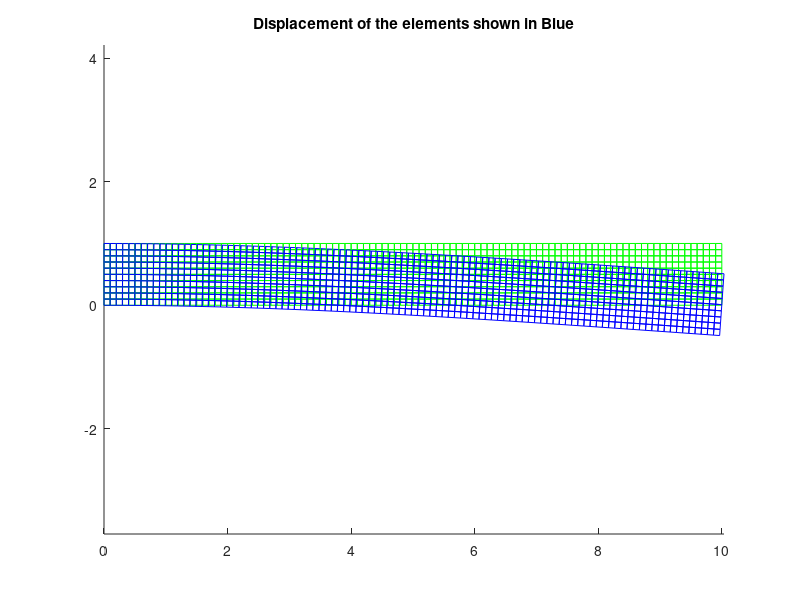
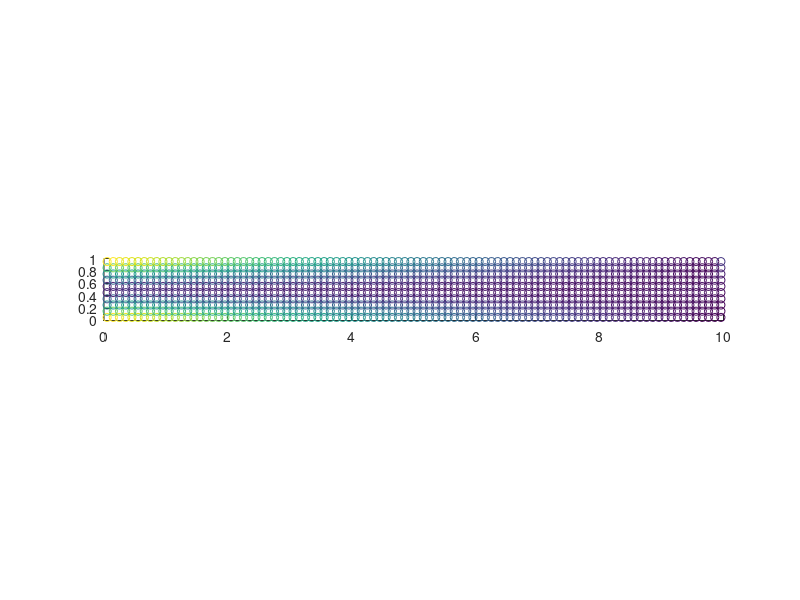

These figures' MATLAB source, in order: (Note: this script raises an error after producing the figures.)
% FEA
% Anthony G and Marus Yonder
% 
% Take home exam
% Problem #1 and 2

clear; clc;  close all
problem = 1;
a = 4; % in
d = 7.5; % in
L = 10; % in
t = 0.1; % in 
h = 1; % in

FappliedLoad = 0.25; % lb. 

% When plotting the diplaced elements, exaggerate the displacements by
% this scale
multiplierScale = 1000;

% Assume AISI 1020 Steel
% Material properties are from Solidworks material repository
E = 29007547; % psi,  Young's mod
v = 0.29; % Piossons ratio
% G = E/(2*(1+v));

% The density of the steel is given in the problem
density = 0.28; % lb/in^3

% Handle the problem 1 mapping between nodes and elements and node
% locations
if(problem ==1)
    % ==========================================================
    % ----------------------------------------------------------
    % Problem 1
    % ----------------------------------------------------------
    % ==========================================================
    
    
    nelx = 100; % Number of elements in the x direction
    nely = 10; % Number of elements in the y direction

  
    nn = (nelx+1)*(nely+1); % number of nodes
    ne = nelx*nely; % number of elements
    
    % ------------------------------------
    % -- Make a mapping between elements and global matrixes
    % ------------------------------------

    % IEN holds the node numbers for each element. 
    % Each row is a new element
    % The first column is element 1's global node number
    % Second column is elemnt 2's global node number
    %  and ....
    % 
    % Element nodes are as follows
    %
    %  4 ---- 3
    %  |      |
    %  |      |
    %  1 ---- 2
    %
    %
    % Let the x direction be the first dof and y direction the second
    %  
    %   y = 2
    %   /\
    %   |
    %   |
    %   *----> x = 1
    %
    %
    %
    % ---------------------------------------------
    % Global matrix nodes are as follows
    % row = nelx+1
    % col = nely+1
    %
    % col*row+1-col*row+2-col*row+3-col*row+4...col*row+row-1-col*row+row
    % .            .         .         .             .            .
    % .            .         .         .             .            .
    % .            .         .         .             .            .
    % |            |         |         |             |            |
    % 2*row+1 - 2*row+2 - 2*row+3 - 2*row+4 ... 2*row+row-1 - 2*row+row
    % |            |         |         |             |            |
    % 1*row+1 - 1*row+2 - 1*row+3 - 1*row+4 ... 1*row+row-1 - 1*row+row
    % |            |         |         |             |            |
    % 0*row+1 - 0*row+2 - 0*row+3 - 0*row+4 ... 0*row+row-1 - 0*row+row


    count = 1;
    numNodesInRow = nelx+1;
    numNodesInColumn = nely+1;
    IEN = zeros(nn,4); % Index of element nodes (IEN)
    % Each row, so nely # of row
    for i = 1:nely
         rowMultiplier = i-1;
        % Each column, so nelx # of row
        for j= 1:nelx        
            IEN(count,:)=[rowMultiplier*numNodesInRow+j, ...
                          rowMultiplier*numNodesInRow+j+1, ...
                          (rowMultiplier +1)*numNodesInRow+j+1, ...
                           (rowMultiplier +1)*numNodesInRow+j];
            count = count+1;
        end
    end

    % Find and store the global positions of each node
    % Each element rectangle. The aspect ratio is determined by the 
    % number off elements in the X and Y directions and the height and width of
    % the beam
    %
    % Store both the X and Y positions
    globalPosition = zeros(nn,2);
    count = 1;
    for i = 1:numNodesInColumn  % y
        for j= 1:numNodesInRow % x
            xloc = (j-1)*L/(numNodesInRow-1);
            yloc = (i-1)*h/(numNodesInColumn-1);

            globalPosition(count,:) = [xloc yloc];
            count = count+1; 
        end
    end 
else
    %% 
    
    % ==========================================================
    % ----------------------------------------------------------
    % Problem 2
    % ----------------------------------------------------------
    % ==========================================================
    refineMesh = 0; % set equal to 1 for a more detailed mesh
  
    % Get the node to element mapping from the Abaqus file
    IEN = readElementCordinateMap(refineMesh) ;      
    
    % Get the node locations from the Abaqus file
    globalPosition = readNodeCordinates(refineMesh) ;     
    
     nn = size(globalPosition,1);
     ne = size(IEN,1);
end
   
% ---------------------------------------------
% Initialize the global force, k, and B_stored matrixes
%
% ---------------------------------------------
ndof = nn*2; % Number of degrees of freedome. 2 per node. 
F2 = zeros(ndof,1);
K = zeros(ndof,ndof);
 
% ---------------------------------------------
% Find the essential boundary conditions
%
% Find the top right node and apply the point force
% ---------------------------------------------
%
% Search for the nodes on the far left to set as essential boundary
% conditions

u0 = 0; % value at essential boundaries


for i = 1:nn
    % get the xy locations as a row
    xy = globalPosition(i,:);
    xLoc = xy(1); yLoc = xy(2);
    
    if( xLoc ==0)
        % exists returns 1 if Essential2 is a varriable
        temp = exist('Essential2', 'var');
        
        if(temp==1)
             Essential2 = [Essential2 2*i 2*i-1]; %#ok<AGROW>
        else
            Essential2 =[2*i-1 2*i];
        end
    end
    
    % if in the top right corner, add the point force
    if(yLoc == 1 && xLoc == 10)
         F2(i*2) = -FappliedLoad;
    end
        
end
Essential2 = unique(Essential2);
% ---------------------------------------------
% Generate the Free dof matrix
% ---------------------------------------------
alldofs     = 1:ndof;
Free    = setdiff(alldofs,Essential2);
    

% ---------------------------------------------
%     Generate the local k and f matrixes
%     Add them to the global matrix
% ---------------------------------------------

% plane stress
% Define D outside the loop
  D = [ 1 v 0;
      v 1 0;
      0 0 1/2*(1-v)]*E/(1-v^2);
  
% % loop over the elements
for e = 1:ne         
      % loop over local node numbers to get their node global node numbers
      coord = zeros(4,2);
      for j = 1:4
          % Get the node number
          nodeNumber = IEN(e,j);
           % get the global X,Y position of each node and put in array
           coord(j,:) = globalPosition(nodeNumber,:);
      end
      
      % ----------------------
      % Calculate the element stiffness matrix
      % each time. 
      % ----------------------
      etaRow(1,:) = [1/sqrt(3) 1/sqrt(3) -1/sqrt(3) -1/sqrt(3)];
      zetaRow(1,:) = [1/sqrt(3) -1/sqrt(3) -1/sqrt(3) 1/sqrt(3)];
      weight = [ 1 1 1 1];
      
      ke = zeros(8,8);
          
      % Loop over the guass points
      for gu = 1:4
          eta = etaRow(gu);
          Zeta = zetaRow(gu);
          wght = weight(gu);
          
          % page 9 of solutions for hw 8 as a reference
          % B_hat (Derivative of N1 with respect to zeta and eta)
          B_hat = 1/4*[-(1-eta) (1-eta) (1+eta) -(1+eta);
                       -(1-Zeta) -(1+Zeta) (1+Zeta) (1-Zeta)];
          
          % Calculate the Jacobian
          J=B_hat*coord;
          
          % Calculate the determinate
          J_det = det(J);        
          % J_inverse = inv(J);         
          
          % Form the B matrix          
          % B_2by4 = J_inverse*B_hat;
          B_2by4_v2 = J\B_hat;

         % Form B, which is an 3 by 8
         B = zeros(3,8);
         B(1,[1,3,5,7]) = B_2by4_v2(1,1:4);
         B(2,[2,4,6,8]) = B_2by4_v2(2,1:4);

         B(3,[1,3,5,7]) = B_2by4_v2(2,1:4);
         B(3,[2,4,6,8]) = B_2by4_v2(1,1:4);   
          
         tempK = transpose(B)*D*B*J_det*wght;          
         ke = ke + tempK; 
      end  
      
      % Calculate the body force term
      % 1. Find the area of the element
      % - evalute the jacobian at zeta = eta = 0, 
      % - then det(J)*4 = Area
      % 2. Find the total force on the element by extruding the area and
      % multiplying by the density
      % 3. Equally apply the load to each node in the negative Y dof
      
       % B_hat (Derivative of N1 with respect to zeta and eta)
       Zeta = 0; eta = 0;
       B_hat = 1/4*[-(1-eta) (1-eta) (1+eta) -(1+eta);
                       -(1-Zeta) -(1+Zeta) (1+Zeta) (1-Zeta)];
          
       % Calculate the Jacobian
       J=B_hat*coord;
        
       % Calculate the Area as determinate(Jacobian)*4
       area =  det(J)*4;
       volume = area*t; % t is the thickness
       bodyForce = volume*density;
       
       
       f_element = zeros(8,1);
       f_element(2:2:8,1) = -bodyForce/4;
      
     
     % Insert the element stiffness matrix into the global.    
     nodes1 = IEN(e,:);
     xDOF = nodes1*2-1;
     yDOF = nodes1*2;
    
     % I cannot use the union, or else the order get messed up. The order
     % is important. Same in the actual topology code when you are
     % calculating the objectiv
      dofNumbers = [xDOF(1) yDOF(1) xDOF(2) yDOF(2) xDOF(3) yDOF(3) xDOF(4) yDOF(4)];
      
      % multiply t*ke and add to global matrix. t = thickness or t_z
      K(dofNumbers,dofNumbers) = K(dofNumbers,dofNumbers) + t*ke;
      F2(dofNumbers,1) = F2(dofNumbers,1) +f_element;        
end
  
K_ff = K(Free,Free);
% K_fe = K(Free,Essential2);
F_f = F2(Free);
  
U(Free) = K_ff \ F_f;
U(Essential2) = u0;  

stress_stored = zeros(ne,3);

XYStressLocationsStored = zeros(ne,1);
vonM_stored = zeros(ne,1);

elemcenterLocations = zeros(ne,2);

% loop over the elements
 %subplot(2,2,1)
 for e = 1:ne
    arrayCoordNumber = zeros(1,4);
     xsum = 0;
     ysum = 0;
     % loop over local node numbers to get their node global node numbers
     local_u = zeros(4,1);
     for j = 1:4
         % Get the node number
         nodeNumber = IEN(e,j);
         arrayCoordNumber(j) = nodeNumber;
          % get the global X,Y position of each node and put in array
          coord(j,:) = globalPosition(nodeNumber,:);
          local_u(j,:) = U(nodeNumber);
          xsum = xsum+coord(j,1);
          ysum = ysum+coord(j,2);
     end
     
     elemcenterLocations(e,:) = [xsum/4 ysum/4];     
         
     % see version 3 of notes page 13 Also, see version 5 of the notes page
     % 27
     % Calculate stress and strains in the center of each elements
     eta = 0; Zeta = 0; % We are at the center, so both are zero

     % B_hat (Derivative of N1 with respect to zeta and eta)
      B_hat = 1/4*[-(1-eta) (1-eta) (1+eta) -(1+eta);
                   -(1-Zeta) -(1+Zeta) (1+Zeta) (1-Zeta)];

      % Calculate the Jacobian
      J=B_hat*coord;     

      % Form the B matrix          
      %B_2by4 = J_inverse*B_hat;
      B_2by4_v2 = J\B_hat;

     % Form B, which is an 3 by 8
      B = zeros(3,8);
      B(1,[1,3,5,7]) = B_2by4_v2(1,1:4);
      B(2,[2,4,6,8]) = B_2by4_v2(2,1:4);

      B(3,[1,3,5,7]) = B_2by4_v2(2,1:4);
      B(3,[2,4,6,8]) = B_2by4_v2(1,1:4);
     
     % Get the node numbers, and then the dofs
     nodes1 = IEN(e,:);
     xDOF = nodes1*2-1;
     yDOF = nodes1*2;
     dofNumbers = [xDOF(1) yDOF(1) xDOF(2) yDOF(2) xDOF(3) yDOF(3) xDOF(4) yDOF(4)];
     
     d_local = U(dofNumbers);
     
     % Strain is B*d, NOTE: d is transposed
     strain = B*d_local';    
     stress = D*strain;
     
     % Store the transpose, to make things work nice. 
     stress_stored(e,:) = stress';
     
     %avg = (stress(1)+stress(2))/2;
     %R = ((stress(1)-avg)^2+stress(3)^2)^(1/2);
     %p1  = avg+R;
     %p2 = avg-R;
     
     
     vonM = sqrt(stress(1)^2  +   stress(2)^2 -  stress(1)*stress(2)  +   3*(stress(3))^2);
     % vonM2 = sqrt(p1^2-p1*p2+p2^2);
     
     % note: vonM and vonM2 should be the same. 
     vonM_stored(e) = vonM;    
     
    % ---------------------------------------
    % plot the element outline and the displacments
    % ---------------------------------------
     hold on
     coordD = zeros(5,1);   
     for temp = 1:4
        coordD(temp,1) =  coord(temp,1) + multiplierScale*U(2*arrayCoordNumber(temp)-1); % X value
        coordD(temp,2) =  coord(temp,2) + multiplierScale*U(2*arrayCoordNumber(temp)); % Y value
     end    
     
     coord2 = coord;
     coordD(5,:) = coordD(1,:) ;
     coord2(5,:) = coord2(1,:); 
     plot(coord2(:,1),coord2(:,2),'-g');  
     plot(coordD(:,1),coordD(:,2), '-b');   
     
end
axis equal
tti= strcat('Displacement of the elements shown in Blue');
title(tti);
hold off 

x = elemcenterLocations(:,1)';
y = elemcenterLocations(:,2)';
z = vonM_stored'; 

figure(2)
scatter(x,y,[],z)
xlim([0,L])
ylim([0,h])
axis equal

figure(3)
% http://www.mathworks.com/matlabcentral/fileexchange/38858-contour-plot-for-scattered-data
tri=delaunay(x,y);           % triangulate scattered data
vonMax = max(vonM_stored);
step = floor(vonMax/30);
 v=0:step:vonMax; % contour levels
[C,h]=tricontour(tri,x,y,z,v);
%clabel(C,h)
xlim([0,L])
%ylim([0,h])
axis equal

% ------------------------------------------------------------------------
% -----------------Final calculations ------------------------------------
% ------------------------------------------------------------------------
% ----------------------------------------
disp('Max Von Mises Stress is')
max(vonM_stored)

if(problem ==1)  

    % Displacement at L
    disp('Displacement at L')
    U(2*nely), U(2*(nelx+1))

    % ----------------------------------------
    % Displacement at d
    % ----------------------------------------
    %
    % Solve for j
    % d = (j-1)*L/(nelx);
    %
    % d*nelx/L+1 = j

    j =  d*nelx/L+1 ;
    left = floor(j);
    right = ceil(j);

    averageXDisplacement = (U(left*2-1)+U(right*2-1))/2;
    averageYDisplacement = (U(left*2)+U(right*2))/2;

    disp('Displacement at d is , (x,y)');
    [averageXDisplacement, averageYDisplacement] %#ok<NOPTS>

    % ----------------------------------------
    % Displacement at a
    % ----------------------------------------

    % Solve for a instead of d
    j =  a*nelx/L+1 ;
    left = floor(j);
    right = ceil(j);

    averageXDisplacement = (U(left*2-1)+U(right*2-1))/2;
    averageYDisplacement = (U(left*2)+U(right*2))/2;

    disp('Displacement at a is , (x,y)');
    [averageXDisplacement averageYDisplacement] %#ok<NOPTS>
    
else
    
    % ------------------------------------------------------
    % Problem 2
    %
    % The A node calculation doesn't work for the mesh refinement, it is
    % hard coded becasue I was having problems. 
    % ------------------------------------------------------
    Lnode = 0;
    Anode = 9;
    Dnode = 0;
    for i = 1:nn
        % get the xy locations as a row
        xy = globalPosition(i,:);
        xLoc = xy(1); yLoc = xy(2);

        % Find L
        if( yLoc  == 0 && xLoc ==L )
            Lnode = i;
        end
        
        % Find d
     if( yLoc  == 0 && xLoc ==d )
        Dnode = i;
     end
        
         % Find a, inside the notch
        if( yLoc  == 0.1670 && xLoc ==4 )
            Anode = i;
        end
    end
    
    % Displacement at L
    disp('Displacement at L')
    [U(2*Lnode-1) U(2*(Lnode))]  %#ok<NOPTS>

    % ----------------------------------------
    % Displacement at d
    % ----------------------------------------
   
    disp('Displacement at d is , (x,y)');
     [U(2*Dnode-1) U(2*Dnode)]  %#ok<NOPTS>

    % ----------------------------------------
    % Displacement at a
    % ----------------------------------------

      disp('Displacement at a is , (x,y)');
    [U(2*Anode-1) U(2*Anode)]  %#ok<NOPTS>
end